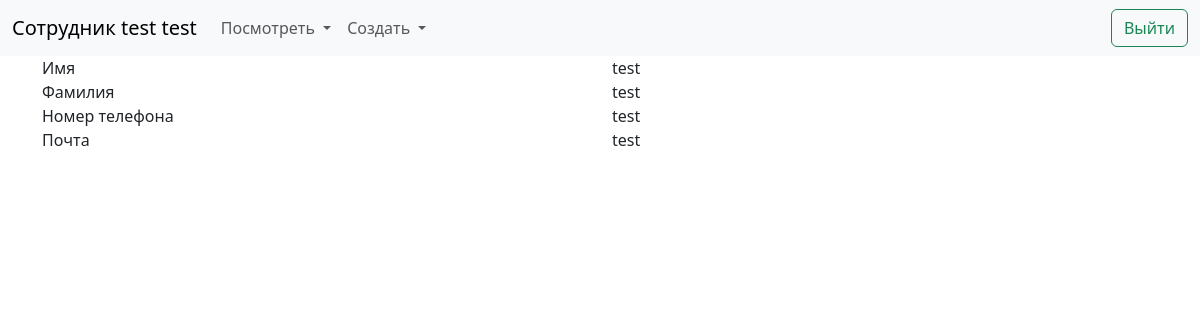
/employees/ (signed in), run on the app's committed database.
### app/models/employee.py (models this page shows)
class Employee(Base):
    __tablename__ = "employees"
    first_name: Mapped[str]
    second_name: Mapped[str]
    phone_number: Mapped[str]
    email: Mapped[str | None] = mapped_column(default=None)
    password: Mapped[str]
    applications: Mapped[list["Application"]] = relationship(back_populates="employee")

### app/api/api_v1/endpoints/employees.py (the view)
@router.get("/")
def employee_start(
    request: Request,
    employee=Depends(get_current_employee),
):
    if employee is None:
        return templates.TemplateResponse(request=request, name="login.html")
    return templates.TemplateResponse(
        request=request, name="employee.html", context={"employee": employee}
    )

### templates/employee/employee.html
{% extends "base.html" %}
{% block content %}
<div class="container">
    <div class="row">
        <div class="col">
            Имя
        </div>
        <div class="col">
            {{employee.first_name}}
        </div>
    </div>
    <div class="row">
        <div class="col">
            Фамилия
        </div>
        <div class="col">
            {{employee.second_name}}
        </div>
    </div>
    <div class="row">
        <div class="col">
            Номер телефона
        </div>
        <div class="col">
            {{employee.second_name}}
        </div>
    </div>
    <div class="row">
        <div class="col">
            Почта
        </div>
        <div class="col">
            {{employee.email}}
        </div>
    </div>
</div>
{% endblock %}

### templates/employee/base.html (shortened to what this page needs)
<html lang="en">
<head>
    <link href="https://cdn.jsdelivr.net/npm/bootstrap@5.3.3/dist/css/bootstrap.min.css" rel="stylesheet"
>
</head>
<body>
    <nav class="navbar navbar-expand-lg bg-body-tertiary">
        <div class="container-fluid">
            <a class="navbar-brand" href="{{ url_for('employee_start') }}">Сотрудник {{employee.first_name}} {{employee.second_name}}</a>
            <div class="collapse navbar-collapse" id="navbarSupportedContent">
                <ul class="navbar-nav me-auto mb-2 mb-lg-0">
                    <li class="nav-item dropdown">
                        <a class="nav-link dropdown-toggle" href="#" role="button" data-bs-toggle="dropdown"
                            aria-expanded="false">
                            Посмотреть
                        </a>
                    </li>
                    <li class="nav-item dropdown">
                        <a class="nav-link dropdown-toggle" href="#" role="button" data-bs-toggle="dropdown"
                            aria-expanded="false">
                            Создать
                        </a>
                    </li>
                </ul>
                <a class="btn btn-outline-success" href="{{url_for('employee_logout_get')}}">Выйти</a>
            </div>
        </div>
    </nav>
    <div id="content">{% block content %}{% endblock %}</div>
</body>
</html>

### data on the page
Employee: first_name "test", second_name "test", email "test"
